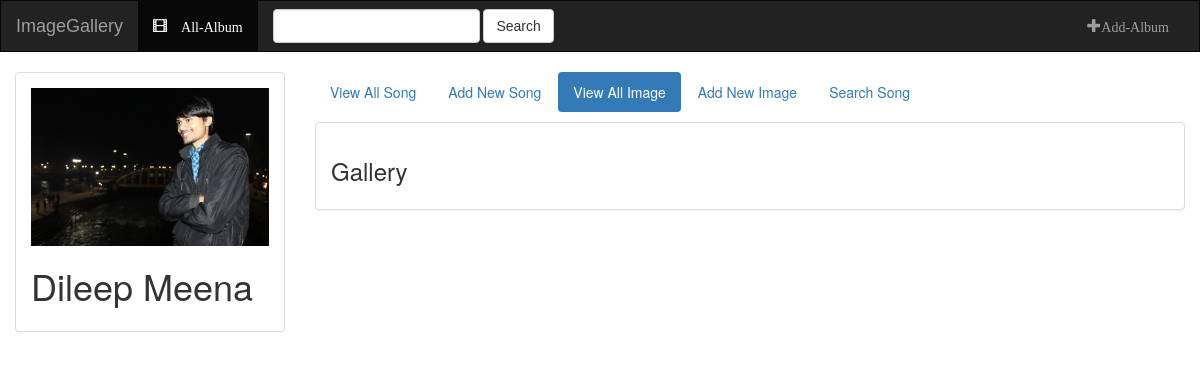
Page /all_image/20/ on the committed database.
### DileepImage/models.py (models this page shows, shortened)
class AlbumModel(models.Model):
    first_name   = models.CharField(max_length=200)
    last_name    = models.CharField(max_length=200)
    location     = models.CharField(max_length=200)
    banner       = models.ImageField(upload_to=bannerloc,null=True,blank=True,height_field="height_field",width_field="width_field")
    height_field = models.IntegerField(default=0)
    width_field  = models.IntegerField(default=0)
    timestamp    = models.DateTimeField(auto_now_add=True,auto_now=False)
    update       = models.DateTimeField(auto_now=True,auto_now_add=False)

### DileepImage/views.py (the view)
# urls.py: url(r'^all_image/(?P<album_id>[0-9]+)/$',views.show_image,name='all_image'),
def show_image(request,album_id=None):
        context = {'album':AlbumModel.objects.get(pk=album_id)}
        return render(request,'DileepImage/view_image.html',context)

### DileepImage/templates/DileepImage/view_image.html (shortened to what this page needs)
{% extends 'DileepImage/base.html' %}  {% block body%}
<div class="container-fluid songs-container">
    <div class="row">
        <div class="col-sm-4 col-md-3">
            <div class="panel panel-default">
                <div class="panel-body">
                    <a href="">
                        {% if album.banner %}
                        <img src="{{ album.banner.url }}" class="img-responsive">
                        {% else %}
                        <h3>No image to display</h3>
                        {% endif %}
                    </a>
                    <h1>{{ album.first_name }}&nbsp;{{ album.last_name }}
                    </h1>
                </div>
            </div>
        </div>
        <div class="col-sm-8 col-md-9">
            <ul class="nav nav-pills" style="margin-bottom: 10px;">
                <li role="presentation">
                    <a href="{%url 'DileepImage:album_detail' album.id %}">View All Song</a>
                </li>
                <li role="presentation">
                    <a href="{%url 'DileepImage:add_song' album.id %}">Add New Song</a>
                </li>
                <li role="presentation" class="active">
                   <a href="{%url 'DileepImage:all_image' album.id%}">View All Image</a>
                </li>
                <li role="presentation">
                    <a href="{%url 'DileepImage:add_image' album.id %}">Add New Image</a>
                </li>
                <li role="presentation"><a href="{%url 'DileepImage:youtube' album.id %}">Search Song</a></li>
            </ul>
            <div class="panel panel-default">
                <div class="panel-body">
                    <h3>Gallery</h3>
                </div>
            </div>
        </div>
    </div>
</div>
{% endblock %}

### rows in the picture
AlbumModel: banner (picture), first_name "Dileep", last_name "Meena"
